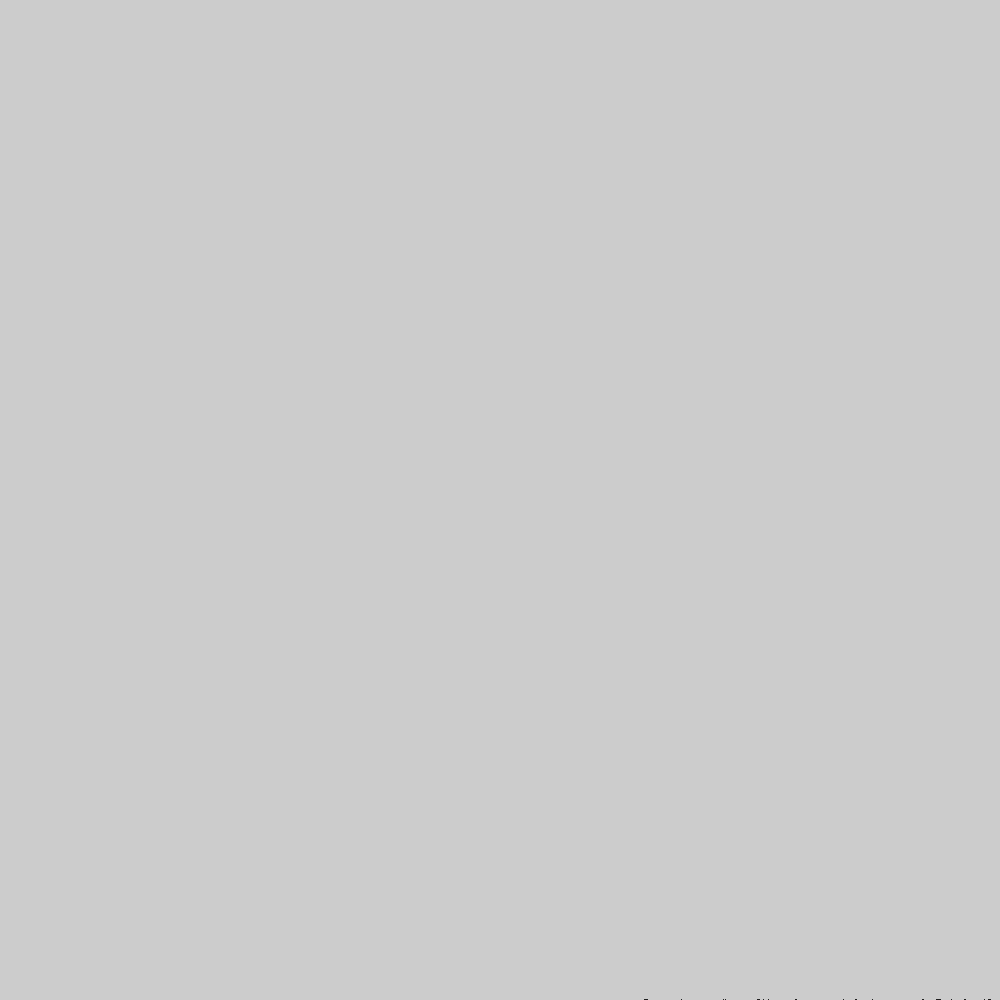
Frame 1 (no input)
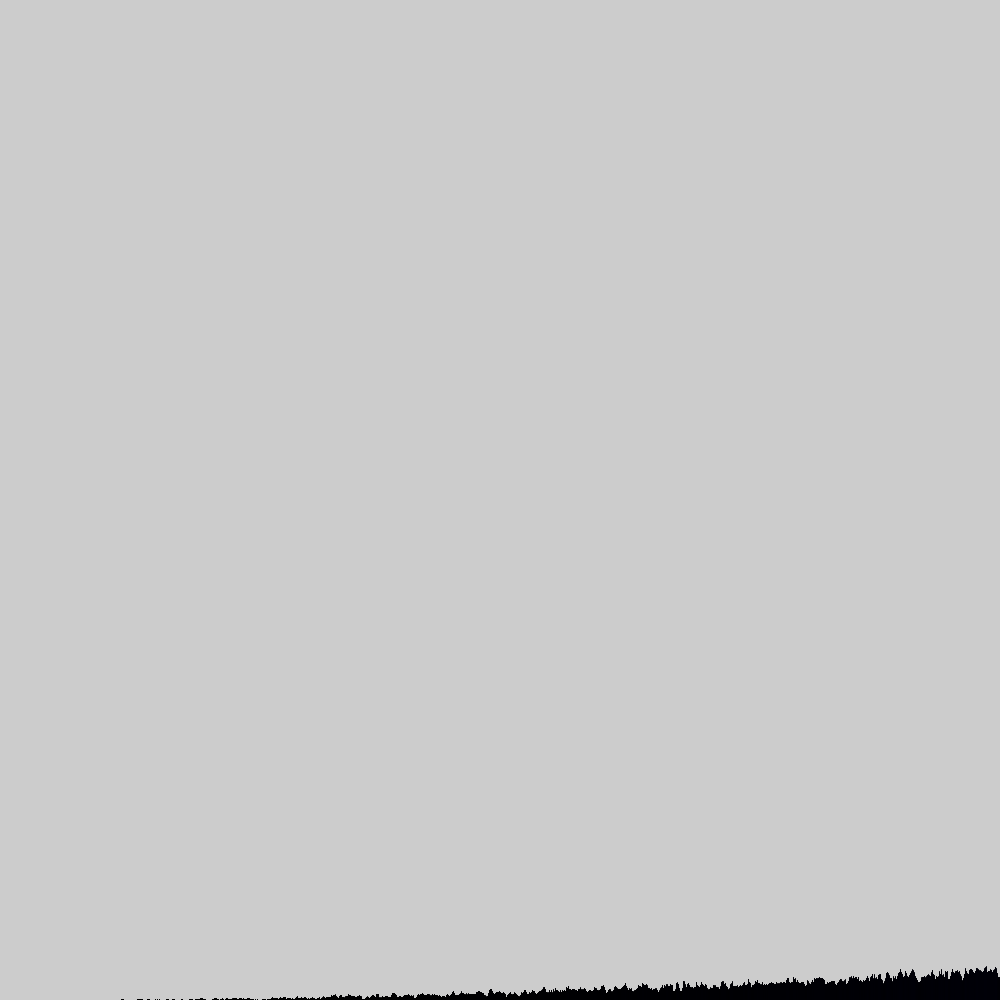
Frame 60 (the mouse pressed at the canvas centre just before this capture)
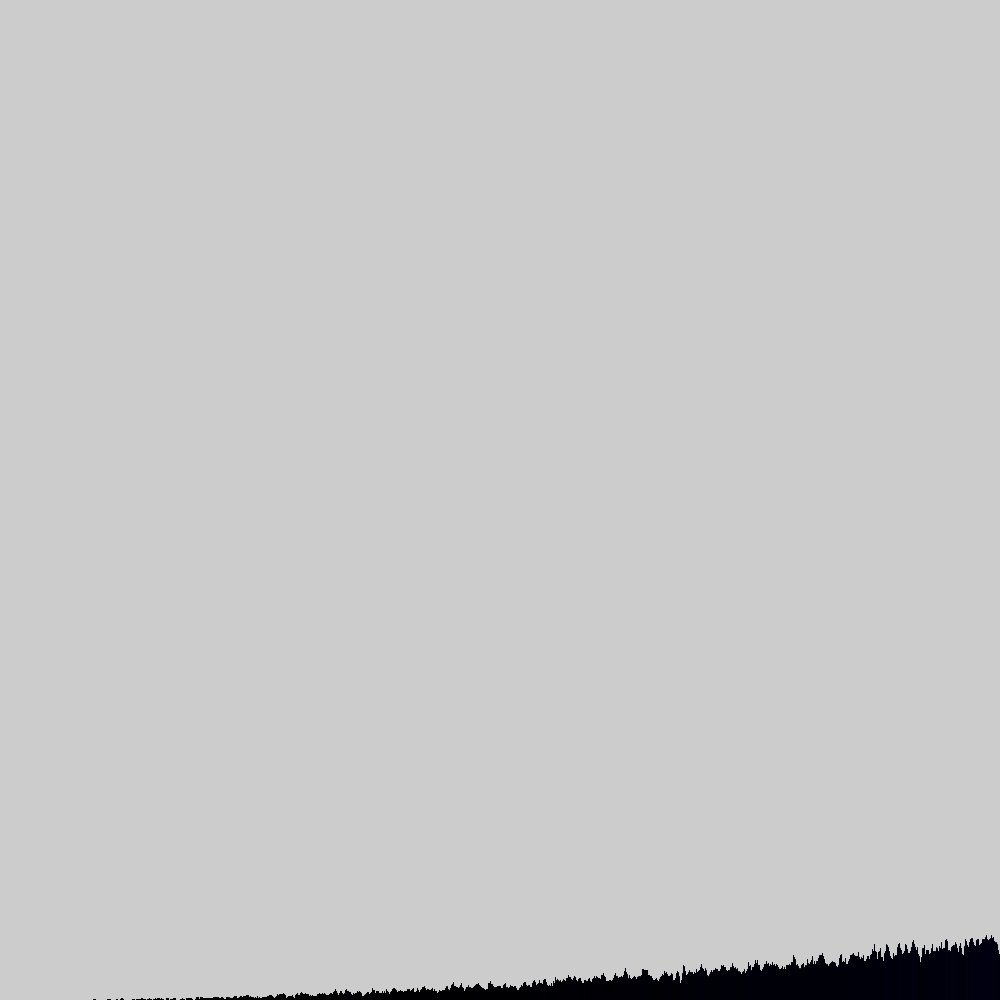
Frame 120 (the mouse held since frame 60 and released just before this capture)

The Processing sketch that drew these frames (run headless with seeded random() and noise(); from frame 60 on, the mouse is pressed at the canvas centre):

// Processing sketch: custom_distribution
// ── custom_distribution.pde
ArrayList<Line> lines;

boolean stop = false;

void setup() {
  size(1000, 1000);
  
  lines = new ArrayList<Line>();
  
  for(int i = 0; i < width; i++) {
    lines.add(new Line(i));
  }
}

void draw() {
  if(!stop) {
    for(int i = 0; i < 500; i++) {
      float r1 = random(1);
      float r2 = random(1);
      
      float y = r1 * r1;
      
      if(r2 < y) {
        Line line = lines.get(int(r1*width));
        line.increaseHeight();
        
        stop = line.hitTop();
      }
    }
      
    //for(Line line: lines) {
    //  line.draw();
    //}
    for(int i = 0; i < lines.size(); i++) {
      int previousHeight = 0;
      int lineHeight = lines.get(i).lineHeight;
      int nextHeight = lineHeight;
      
      if(i > 0)
        previousHeight = lines.get(i-1).lineHeight;
      
      if(i < lines.size()-1)
        nextHeight = lines.get(i+1).lineHeight;
        
      float adjustedLineHeight = (previousHeight + lineHeight + nextHeight)/3;
      
      lines.get(i).draw(adjustedLineHeight);
    }
  }
}

// ── Line.pde
public class Line {
  
  int x;  
  int lineHeight;
  
  
  public Line(int x) {
    this.x = x;
    this.lineHeight = 0;
  }
  
  
  public void increaseHeight() {
    this.lineHeight++;
  }
  
  public void draw(float adjustedLineHeight) {
    float blue = map(adjustedLineHeight, 0, height, 0, 255);
    stroke(0, 0, blue);
    line(x, height - adjustedLineHeight, x, height);
  }
  
  public boolean hitTop() {
    return lineHeight >= height + 20;
  }
  
}
